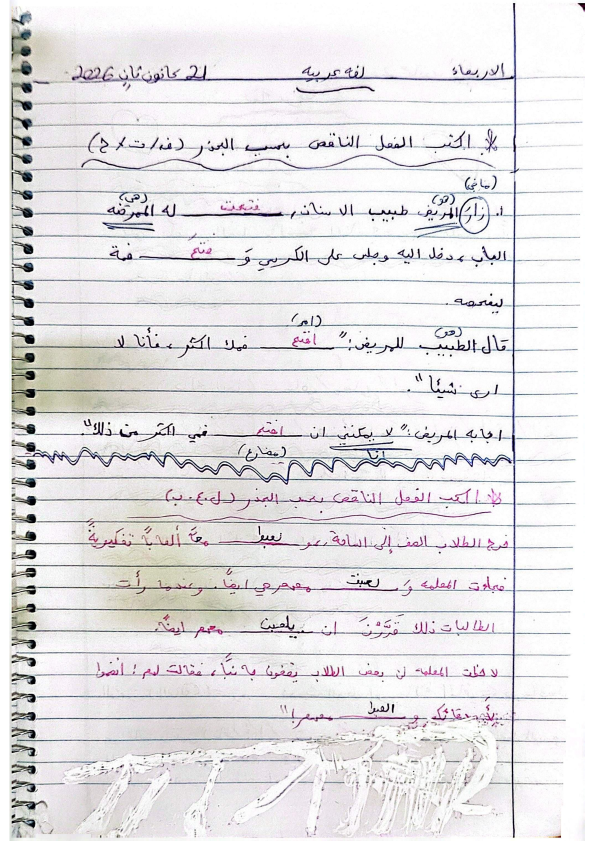
#> input picture thesis/labels/surya_line_ground_truth/0001_0001_Kfar Yasif__Fourth Grade__Notebook_5_Female_Fourth_Grade_Page_030/page.png, 1189 x 1682 px (shown at 1/2 size)
$ python -i score_handwriting.py   (imports and definitions only)
#> lines starting #> are read from the running program, lines starting #| are printed output that depends on the picture; after the words box and inside, x2 and y2 are one past the last pixel; in counts of white or black regions, pixels touching at a corner belong together
"""
Extract simple handwriting/image-quality features.

This script scores pages when the image can be loaded by OpenCV. For PDFs, it
tries to use PyMuPDF if installed. In the current environment PyMuPDF may not be
available, so PDF pages can be reported as unprocessed until a renderer is added.

Useful dependency for PDF rendering:
  pip install pymupdf

Writes:
  thesis/reports/handwriting_features_pages.csv
  thesis/reports/handwriting_features_students.csv

Run:
  python thesis/scripts/score_handwriting.py
"""

from __future__ import annotations

from collections import defaultdict
from pathlib import Path
import tempfile

import common


# [20 lines left out: function load_image, not called in this run]


def image_features(img):
    import cv2
    import numpy as np

    height, width = img.shape[:2]
#> height = 1682; width = 1189
    blur = cv2.GaussianBlur(img, (5, 5), 0)
    _, binary = cv2.threshold(blur, 0, 255, cv2.THRESH_BINARY_INV + cv2.THRESH_OTSU)
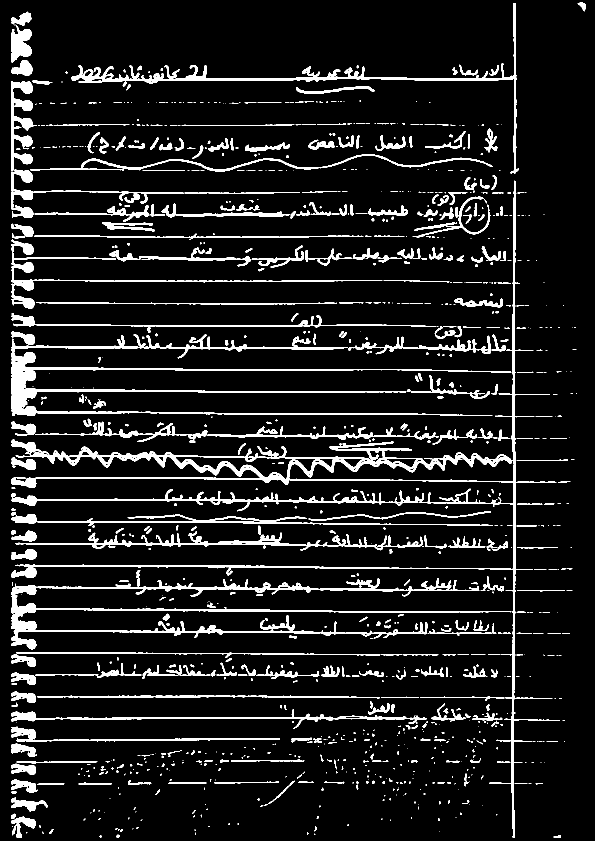
#> binary: shape (1682, 1189) (shown at 1/2 size); 9.7% white; 1065 white regions (631 under 20 px)

    ink_pixels = int(np.count_nonzero(binary))
#> ink_pixels = 193834
    total_pixels = int(binary.size)
#> total_pixels = 1999898
    ink_density = ink_pixels / total_pixels if total_pixels else 0.0
#> ink_density = 0.0969

    horizontal_projection = binary.sum(axis=1) / 255
#> horizontal_projection = 1682 values, max 928 at index 1436, min 0 at index 0, mean 115.2
    active_rows = np.where(horizontal_projection > max(5, width * 0.01))[0]
#> active_rows = 1550 values from 6 to 1675
    line_count_est = 0
    if len(active_rows):
        groups = np.split(active_rows, np.where(np.diff(active_rows) > 3)[0] + 1)
#> groups = 14 items
        line_count_est = sum(1 for g in groups if len(g) >= 3)
#> line_count_est = 14

    contours, _ = cv2.findContours(binary, cv2.RETR_EXTERNAL, cv2.CHAIN_APPROX_SIMPLE)
#> contours = 1063 contours, 762 with area under 20; largest, box (x1, y1, x2, y2) and area: (23, 361, 1120, 1676) 43510, (23, 668, 1023, 832) 13558, (23, 1156, 1023, 1299) 13364, (143, 6, 1038, 348) 7238, (22, 162, 368, 436) 6220
    boxes = [cv2.boundingRect(c) for c in contours]
#> boxes = 1063 items, first 6: (1107, 1670, 15, 6), (199, 1670, 4, 6), (233, 1669, 7, 7), (628, 1667, 3, 3), (390, 1665, 2, 5), (614, 1664, 3, 6)
    boxes = [(x, y, w, h) for x, y, w, h in boxes if 3 <= w <= width * 0.4 and 3 <= h <= height * 0.25]
#> boxes = 581 items, first 6: (1107, 1670, 15, 6), (199, 1670, 4, 6), (233, 1669, 7, 7), (628, 1667, 3, 3), (614, 1664, 3, 6), (84, 1663, 4, 4)

    component_count = len(boxes)
#> component_count = 581
    heights = [h for _, _, _, h in boxes]
#> heights = 581 values, max 274 at index 564, min 3 at index 3, mean 10.6
    widths = [w for _, _, w, _ in boxes]
#> widths = 581 values, max 457 at index 368, min 3 at index 3, mean 23.33
    median_component_height = float(np.median(heights)) if heights else 0.0
#> median_component_height = 5
    median_component_width = float(np.median(widths)) if widths else 0.0
#> median_component_width = 7
    height_cv = float(np.std(heights) / np.mean(heights)) if heights and np.mean(heights) else 0.0
#> height_cv = 1.39

    # More ink is not always better. This is a rough process-quality proxy.
    density_score = max(0.0, min(1.0, 1.0 - abs(ink_density - 0.08) / 0.08))
#> density_score = 0.788
    consistency_score = max(0.0, min(1.0, 1.0 - height_cv))
#> consistency_score = 0
    legibility_proxy = (density_score + consistency_score) / 2
#> legibility_proxy = 0.394

    return {
        "image_width": width,
        "image_height": height,
        "ink_density": f"{ink_density:.5f}",
        "estimated_line_count": line_count_est,
        "component_count": component_count,
        "median_component_height": f"{median_component_height:.2f}",
        "median_component_width": f"{median_component_width:.2f}",
        "component_height_cv": f"{height_cv:.4f}",
        "handwriting_legibility_proxy": f"{legibility_proxy:.4f}",
    }


def average_float(rows, field):
    values = [float(r[field]) for r in rows if r.get(field) not in ("", None)]
    return sum(values) / len(values) if values else 0.0


# [72 lines left out: function main, not called in this run]


# [2 lines not run here, left out]

>>> import cv2
>>> picture = cv2.imread('../labels/surya_line_ground_truth/0001_0001_Kfar Yasif__Fourth Grade__Notebook_5_Female_Fourth_Grade_Page_030/page.png', cv2.IMREAD_GRAYSCALE)
>>> result = image_features(picture)
#> result = 9 items
